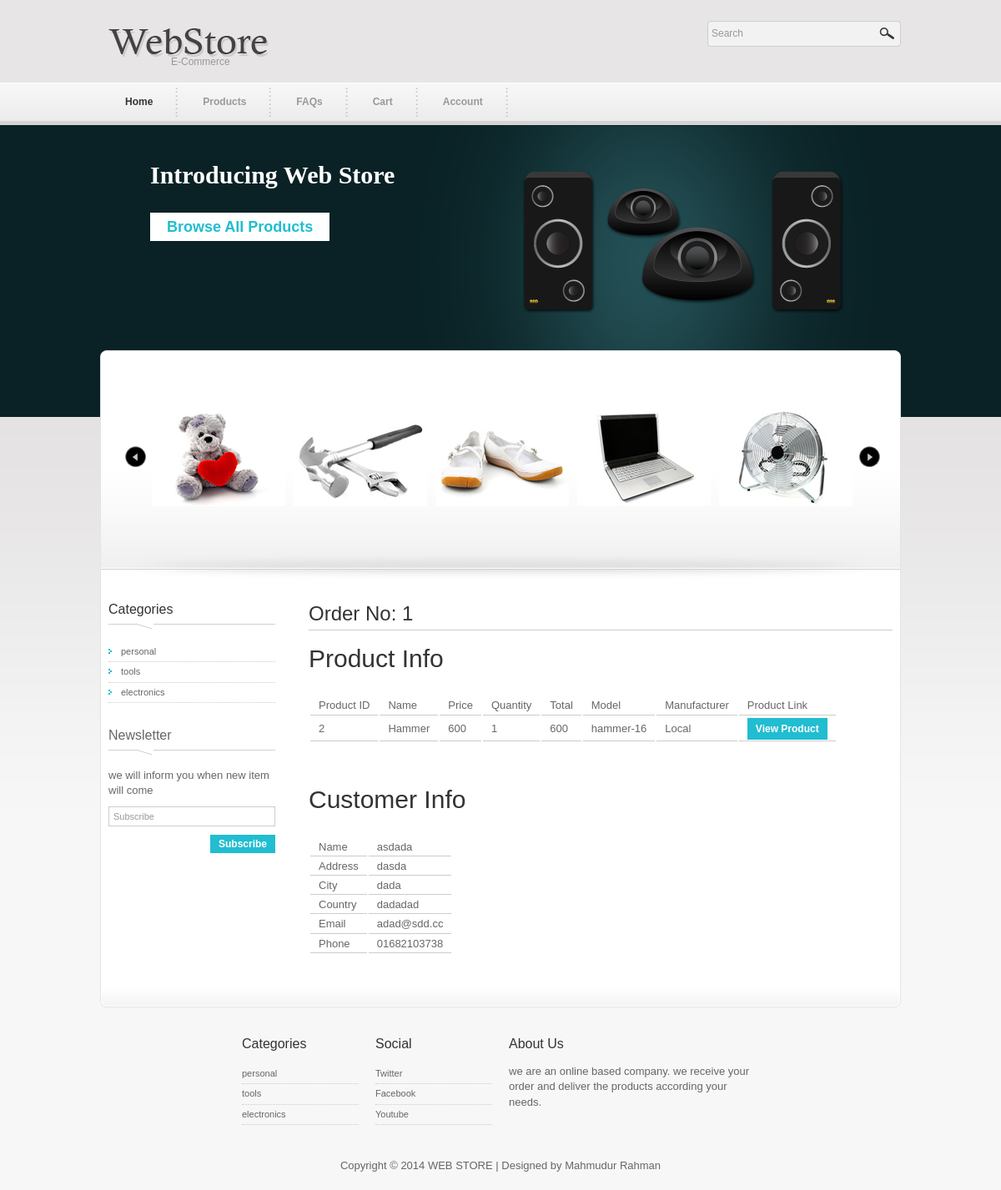
/order_details.php?id=1 (signed in), run on the app's committed database.
### tables this page shows
CREATE TABLE IF NOT EXISTS `products` (
  `product_id` int(11) NOT NULL AUTO_INCREMENT,
  `product_name` varchar(100) DEFAULT NULL,
  `description` varchar(2000) DEFAULT NULL,
  `price` int(11) DEFAULT NULL,
  `availability` int(11) DEFAULT NULL,
  `model` varchar(50) DEFAULT NULL,
  `manufacturer` varchar(50) DEFAULT NULL,
  `category` varchar(50) DEFAULT NULL,
  `image_link` varchar(200) DEFAULT NULL,
  `sell` int(11) DEFAULT NULL,
  `view` int(11) DEFAULT NULL,
  `featured` varchar(10) DEFAULT NULL,
  PRIMARY KEY (`product_id`)
);

CREATE TABLE IF NOT EXISTS `category` (
  `id` int(11) NOT NULL AUTO_INCREMENT,
  `category` varchar(50) DEFAULT NULL,
  PRIMARY KEY (`id`)
);

CREATE TABLE IF NOT EXISTS `orders` (
  `order_id` int(11) NOT NULL AUTO_INCREMENT,
  `user_id` int(11) DEFAULT NULL,
  `name` varchar(300) DEFAULT NULL,
  `address` varchar(500) DEFAULT NULL,
  `city` varchar(50) DEFAULT NULL,
  `country` varchar(50) DEFAULT NULL,
  `email` varchar(150) DEFAULT NULL,
  `phone` varchar(25) DEFAULT NULL,
  `order_status` varchar(20) DEFAULT NULL,
  `total_price` varchar(30) DEFAULT NULL,
  `product_id` varchar(1000) DEFAULT NULL,
  `order_time` varchar(100) DEFAULT NULL,
  `quantity` varchar(1000) DEFAULT NULL,
  PRIMARY KEY (`order_id`)
);

### core/functions.php (called while the page is built, shortened)
<?php
function get_product_id_from_order_id($order_id){
	$sql = "SELECT * FROM orders WHERE order_id='$order_id'";
	$res = mysql_query($sql);
	$row = mysql_fetch_array($res);
	$product_id = json_decode($row['product_id']);
	return $product_id;
}
function get_product_details($id,$attr){
	$sql = "SELECT * FROM products WHERE product_id='$id'";
	$res = mysql_query($sql);
	$row = mysql_fetch_array($res);
	switch($attr){
		case "name": return $row['product_name']; break;
		case "price": return $row['price']; break;
		case "model": return $row['model']; break;
		case "manufacturer": return $row['manufacturer']; break;
		case "link": return 'productdetail.php?product_id='.$id; break;
	}
}
function get_quantity($order_id,$i){
	$sql = "SELECT * FROM orders WHERE order_id='$order_id'";
	$res = mysql_query($sql);
	$row = mysql_fetch_array($res);
	$qty = json_decode($row['quantity']);
	return $qty[$i];
}
function get_customer_details($order_id,$attr){
	$sql = "SELECT * FROM orders WHERE order_id='$order_id'";
	$res = mysql_query($sql);
	$row = mysql_fetch_array($res);
	switch($attr){
		case "name": return $row['name']; break;
		case "address": return $row['address']; break;
		case "city": return $row['city']; break;
		case "country": return $row['country']; break;
		case "email": return $row['email']; break;
		case "phone": return $row['phone']; break;
	}
}
?>

### order_details.php (the view, shortened to what this page needs)
<?php
include 'header.php';
$order_id = $_GET['id'];
?>
        <div id="content" class="faq">
        	<h2>Order No: <?php echo $order_id; ?></h2>
			<h1>Product Info</h1>
            <table id="details_table">
				<tr>
					<td>Product ID</td>
					<td>Name</td>
					<td>Price</td>
					<td>Quantity</td>
					<td>Total</td>
					<td>Model</td>
					<td>Manufacturer</td>
					<td>Product Link</td>
				</tr>
				<?php
					$product_id = get_product_id_from_order_id($order_id);
					for($i = 0; $i < sizeof($product_id); $i++){ ?>
						<tr>
							<td><?php echo $product_id[$i]; ?></td>
							<td><?php echo get_product_details($product_id[$i],'name'); ?></td>
							<td><?php echo get_product_details($product_id[$i],'price'); ?></td>
							<td><?php echo get_quantity($order_id,$i); ?></td>
							<?php
								$total = get_product_details($product_id[$i],'price') * get_quantity($order_id,$i);
							?>
							<td><?php echo $total ?></td>
							<td><?php echo get_product_details($product_id[$i],'model'); ?></td>
							<td><?php echo get_product_details($product_id[$i],'manufacturer'); ?></td>
							<td><a class="order_btn" href="<?php echo get_product_details($product_id[$i],'link'); ?>">View Product</a></td>
						</tr>
					<?php }
				?>
			</table>
			<br/><br/><br/>
			<h1>Customer Info</h1>
            <table id="customer_details_table">
				<tr>
					<td>Name</td>
					<td><?php echo get_customer_details($order_id,'name') ?></td>
				</tr>
				<tr>
					<td>Address</td>
					<td><?php echo get_customer_details($order_id,'address') ?></td>
				</tr>
				<tr>
					<td>City</td>
					<td><?php echo get_customer_details($order_id,'city') ?></td>
				</tr>
				<tr>
					<td>Country</td>
					<td><?php echo get_customer_details($order_id,'country') ?></td>
				</tr>
				<tr>
					<td>Email</td>
					<td><?php echo get_customer_details($order_id,'email') ?></td>
				</tr>
				<tr>
					<td>Phone</td>
					<td><?php echo get_customer_details($order_id,'phone') ?></td>
				</tr>
			</table>
			<br/>
        </div>
 <?php include 'footer.php';  ?>

### header.php (shortened to what this page needs)
<?php
include 'core/functions.php';
?>
<!DOCTYPE html PUBLIC "-//W3C//DTD XHTML 1.0 Transitional//EN" "http://www.w3.org/TR/xhtml1/DTD/xhtml1-transitional.dtd">
<html xmlns="http://www.w3.org/1999/xhtml">
<head>
<link rel="stylesheet" type="text/css" href="css/styles.css" />
<link href="css/templatemo_style.css" rel="stylesheet" type="text/css" />
<link rel="stylesheet" type="text/css" href="css/ddsmoothmenu.css" />
</head>
<body id="home">
<div id="templatemo_wrapper">
	<div id="templatemo_header">
    	<div id="site_title"><h1><a href="">E-Commerce</a></h1></div>
        <div id="header_right">
            <div id="templatemo_search">
                <form action="products.php" method="get">
                  <input type="text" value="Search" name="search" id="keyword" title="keyword" onfocus="clearText(this)" onblur="clearText(this)" class="txt_field" />
                  <input type="submit" value="" alt="Search" id="searchbutton" title="Search" class="sub_btn"  />
                </form>
            </div>
         </div>
    </div>
    <div id="templatemo_menu" class="ddsmoothmenu">
        <ul>
            <li><a href="index.php" class="selected">Home</a></li>
            <li><a href="products.php">Products</a>
            </li>
            <li><a href="faqs.php">FAQs</a></li>
            <li><a href="shoppingcart.php">Cart</a></li>
            <?php
				if(isset($_SESSION['user_id'])){
			?>
			<li><a href="#">Account</a>
			</li>
			<?php }else{ ?>
				<li><a href="login.php">Login</a></li>
				<li><a href="register.php">Register</a></li>
			<?php  }
			?>
        </ul>
        <br style="clear: left" />
    </div>
    <div id="templatemo_middle">
    	<img src="images/templatemo_image_01.png" alt="Image 01" />
    	<h1>Introducing Web Store</h1>
        <a href="products.php" class="buy_now">Browse All Products</a>
    </div>
    <div id="templatemo_main_top"></div>
    <div id="templatemo_main">
    	<div id="product_slider">
    		<div id="SlideItMoo_outer">
                <div id="SlideItMoo_inner">
                    <div id="SlideItMoo_items">
						<?php
							$sql = "SELECT * FROM products WHERE featured='yes'";
							$res = mysql_query($sql);
							while($row = mysql_fetch_array($res)){ ?>
								<div class="SlideItMoo_element">
									<a  href="productdetail.php?product_id=<?php echo $row['product_id'] ?>">
									<img width="160" height="120" src="<?php echo $row['image_link'] ?>" alt="<?php  echo $row['product_name']  ?>" /></a>
								</div>
							<?php }
						?>
                    </div>
                </div>
            </div>
        </div>
        <div id="sidebar">
            <h3>Categories</h3>
            <ul class="sidebar_menu">
					<?php
						$sql = "SELECT * FROM category";
						$result = mysql_query($sql);
						while($row = mysql_fetch_array($result)){
							echo '<li><a href="products.php?category='.$row['category'].'">'.$row['category'].'</a></li>';
						}
					?>
			</ul>
            <h3><a class="sidebar_title" href="" title=""  target="_blank">Newsletter</a></h3>
            <p>we will inform you when new item will come</p>
            <div id="newsletter">
                <form action="#" method="get">
                  <input type="text" value="Subscribe" name="email_newsletter" id="email_newsletter" title="email_newsletter" onfocus="clearText(this)" onblur="clearText(this)" class="txt_field" />
                  <input type="submit" name="subscribe" value="Subscribe" alt="Subscribe" id="subscribebtn" title="Subscribe" class="subscribebtn"  />
                </form>
            </div>
        </div>

### footer.php (shortened to what this page needs)
    </div>
    <div id="templatemo_footer">
		<div class="col col_16"><pre> </pre></div>
    	<div class="col col_16">
        	<h4>Categories</h4>
            <ul class="footer_menu">
					<?php
						$sql = "SELECT * FROM category LIMIT 0,3";
						$result = mysql_query($sql);
						while($row = mysql_fetch_array($result)){
							$cat = $row['category'];
							echo '<li><a href="products.php?category='.$cat.'">'.$cat.'</a></li>';
						}
					?>
		  </ul>
        </div>
        <div class="col col_16">
        	<h4>Social</h4>
            <ul class="footer_menu">
            	<li><a href="#">Twitter</a></li>
                <li><a href="#">Facebook</a></li>
                <li><a href="#">Youtube</a></li>
		  </ul>
        </div>
        <div class="col col_13 no_margin_right">
        	<h4>About Us</h4>
            <p>we are an online based company. we receive your order and deliver the products according your needs.</p>
        </div>
        <div class="cleaner h40"></div>
		<center>
			Copyright &copy; 2014 WEB STORE | Designed by <a href="http://www.facebook.com/raju.rajuk">Mahmudur Rahman</a>
		</center>
    </div>
</div>
</body>
</html>

### css/styles.css (style rules this page uses)
#SlideItMoo_outer { overflow: hidden; width: 940px; height: 150px; margin: 0 auto; background: none; display:block; position:relative; padding: 0; }
#SlideItMoo_inner { position:relative ; overflow:hidden ; width: 940px ; margin:0px auto 0px; padding: 10px 0px 10px; }
#SlideItMoo_items { display:block; position:relative; }
#SlideItMoo_items div.SlideItMoo_element { display:block; position:relative; float:left; margin: 0px 5px 0px; font-size:11px; width: 160px; height: 120px; text-align:center; font-family: Verdana, Geneva, sans-serif; color:#000000; }
#SlideItMoo_items a { padding:0px; margin:3px 0px 3px; clear:both; display:block; background:none; padding:2px; }
#SlideItMoo_items a img { border:none; }
#order_btn,.order_btn,#subscribebtn { background: none repeat scroll 0 0 #21BDD0; border: medium none; color: #FFFFFF; display: inline-block; font-size: 12px; font-weight: 700; padding: 4px 10px; cursor:pointer; }
.order_btn { color:#FFFFFF !important; font-weight:bold !important; }
#details_table tr td,#customer_details_table tr td { padding-right:10px; padding-left:10px; }

### css/ddsmoothmenu.css (style rules this page uses)
.ddsmoothmenu ul { z-index:100; margin: 0; padding: 0; list-style-type: none; }
.ddsmoothmenu ul li { position: relative; display: inline; float: left; }
.ddsmoothmenu ul li a { display: block; padding: 0 30px; height: 45px; line-height: 45px; font-size: 12px; color: #999; text-decoration: none; font-weight: 700; outline: none; text-align: center; background: url(images/templatemo_menu_divider.png) right center no-repeat }
.ddsmoothmenu ul li a.selected, .ddsmoothmenu ul li a:hover { color: #333; }

### data on the page
products: image_link (picture)
products: image_link (picture)
products: image_link (picture)
products: image_link (picture)
products: image_link (picture)
category: category "personal"
category: category "tools"
category: category "electronics"
orders: product "2", product.product_name "Hammer", product.price "600", quantity "1", total "600", product.model "hammer-16", product.manufacturer "Local", name "asdada", address "dasda", city "dada", country "dadadad", email "adad@sdd.cc", phone "01682103738"

### other printed values
$order_id "1"
